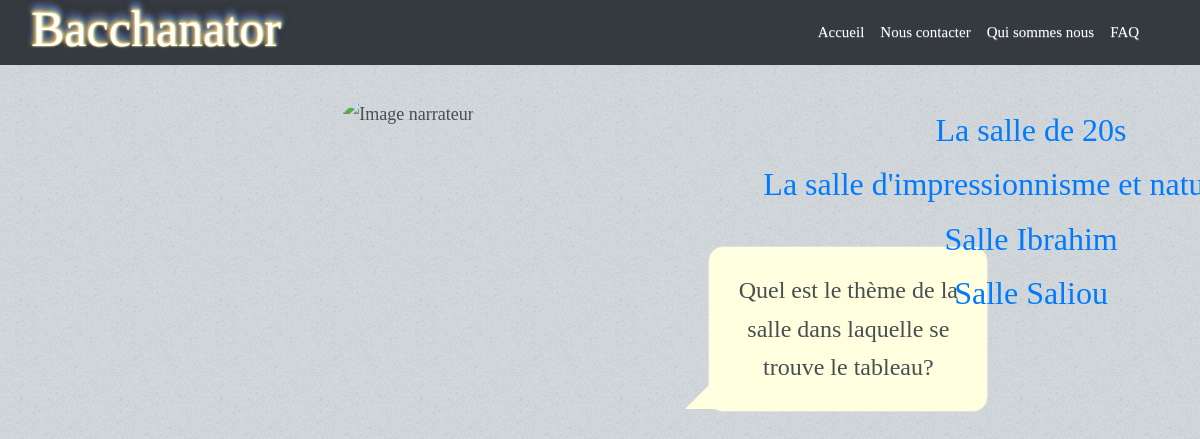
The page /jouer/ on the database as committed earlier.
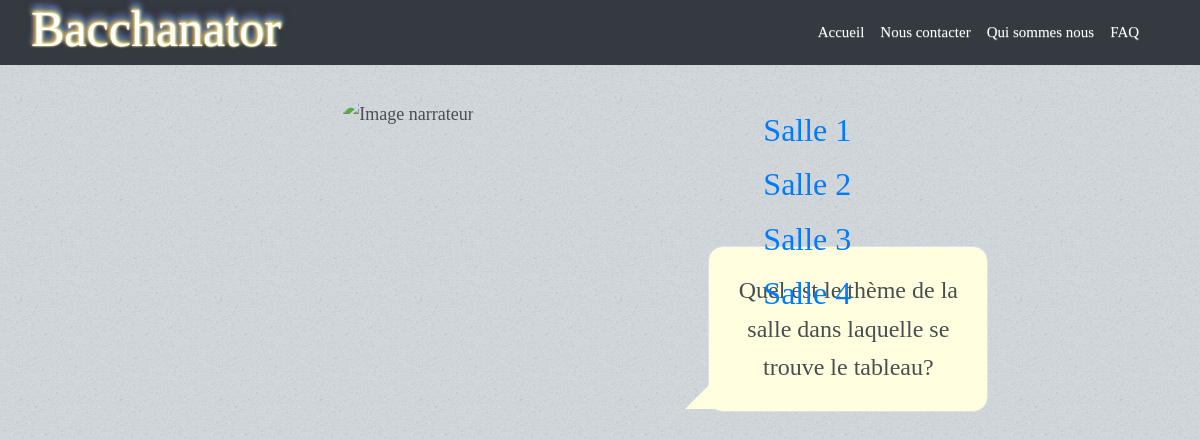
The same page on the database as committed later.
### blog/models.py (models this page shows, shortened)
class Associer(models.Model):
    reponse = models.ForeignKey(Reponse, on_delete=models.CASCADE)
    question = models.ForeignKey(Question, on_delete=models.CASCADE)
    tag = models.CharField(max_length=80, blank=True)
    no_tag = models.CharField(max_length=80, blank=True)

class Reponse(models.Model):
    cleReponse = models.IntegerField(primary_key=True)
    descriptionReponse = models.CharField(max_length= 200)

### blog/views.py (the view)
# urls.py: path('jouer/', views.jouer, name='play_button'),
def jouer(request):
    question = None
    associee = None
    if request.method == 'POST':
        form = AnswerForm(request.POST)
        print(form)
        if form.is_valid():
            tag = form.cleaned_data['tag']
            print( "tag = " + tag)
            no_tag = form.cleaned_data['no_tag']
            print(no_tag)
            question_asked = form.cleaned_data['question_asked']
            print("questions_asked = " + question_asked)
            question_asked = form.cleaned_data['question_asked']
            tags = request.session['tags']
            no_tags = request.session['no_tags']
            questions_asked = request.session['questions_asked']
            cletag = 0
            if tag!="":
                cletag =  Tag.objects.all().filter(tag = tag).values_list()[0][0]
                tags = tags + "," + str(cletag)
            else:
                cletag =  Tag.objects.all().filter(tag = no_tag).values_list()[0][0]
                no_tags = no_tags + "," + str(cletag)
            print(cletag)
            print("tags = " + tags)
            print(no_tags)
            print(questions_asked)
            if question_asked!="":
                questions_asked = questions_asked + "," +  question_asked
            request.session['tags'] = tags
            request.session['no_tags'] = no_tags
            request.session['questions_asked'] = questions_asked
            tags = tags.split(",")
            tags.remove('')
            no_tags = no_tags.split(",")
            no_tags.remove('')
            questions_asked = questions_asked.split(",")
            questions_asked.remove('')
            contain = Contenir.objects.all()
            concerns = Concerner.objects.all()
            print("Début for")
            print(concerns)
            for i in range(len(tags)):
                print("------------------------------------------------------")
                contain = contain.filter(image__tags = int(tags[i]))
                concerns = concerns.filter(question__tags = int(tags[i]))
                print(concerns)
            for i in range(len(no_tags)):
                contain = contain.exclude(image__tags = int(no_tags[i]))
                concerns = concerns.exclude(tag = int(no_tags[i]))
                concerns = concerns.exclude(question__inclu = int(no_tags[i]))
            print("Avant")
            for i in range(len(questions_asked)):
                concerns = concerns.exclude(question__cleQuestion = int(questions_asked[i]))
            print(contain)
            print(concerns)
            size_contain = len(contain.values('image').annotate(dcount=Count('image')) )
            print("******************************************")
            print(size_contain)
            size_concerns = concerns.count()
            if size_contain ==1:
                img = contain[0].image
                return render(request, 'blog/afficher_image.html', {'img': img})
            if size_concerns!=0:
                question = concerns[0].question
                if question.cleQuestion == question_asked and size_concerns>1:
                    question = concerns[1].question
                print(question)
                associee = Associer.objects.filter(question = question.cleQuestion)
                print(question.cleQuestion)
                print(associee)
    else:
        question = Question.objects.get(cleQuestion=1)
        associee = Associer.objects.filter(question = question)
        q = Associer.objects.filter(question = question).count()
    return render(request, 'blog/jouer.html', {'question': question, 'associee': associee})

### blog/templates/blog/jouer.html (shortened to what this page needs)
{% extends 'base.html' %} {% load static %} {% block titre %}Jouer{% endblock %} {% block question %}
<div class="container champs">
    <div class="col-sm-2"> </div>
    <div class="col-sm-8">
        <div class="row">
            <div class="col-sm-2"> </div>
            <div class="col-sm-10">
                <div class="personnage1 d-inline d-sm-inline-block ">
                    <img src="{% static 'img_site/bacchanator1.svg' %}" class="rounded-circle img" alt="Image narrateur" />
                </div>
                <div class="talk-bubble2 tri-right round border left-top" id="plus">
                    <div class="talktext">
                        <p class="p">{{ question.descriptionQuestion }}</p>
                    </div>
                </div>
                {% block reponse %}
                <div class="reponse">
                    <h2>
                        {% for a in associee %}
                        <p>
                            <a class="bouton answer" href="javascript:document.getElementById('{{ a.reponse.cleReponse }}').submit();">{{ a.reponse.descriptionReponse }} </a>
                        </p>
                        {% endfor %}
                    </h2>
                </div>
                {% endblock %}
            </div>
        </div>
    </div>
    <div class="col-sm-2"> </div>
</div>
{% endblock %}

Rows that differ between the two databases and show on the page:
changed through a linked row, Associer: reponse.descriptionReponse "La salle de 20s" → "Salle 1"
changed through a linked row, Associer: reponse.descriptionReponse "La salle d'impressionnisme et…" → "Salle 2"
changed through a linked row, Associer: reponse.descriptionReponse "Salle Ibrahim" → "Salle 3"
changed through a linked row, Associer: reponse.descriptionReponse "Salle Saliou" → "Salle 4"
